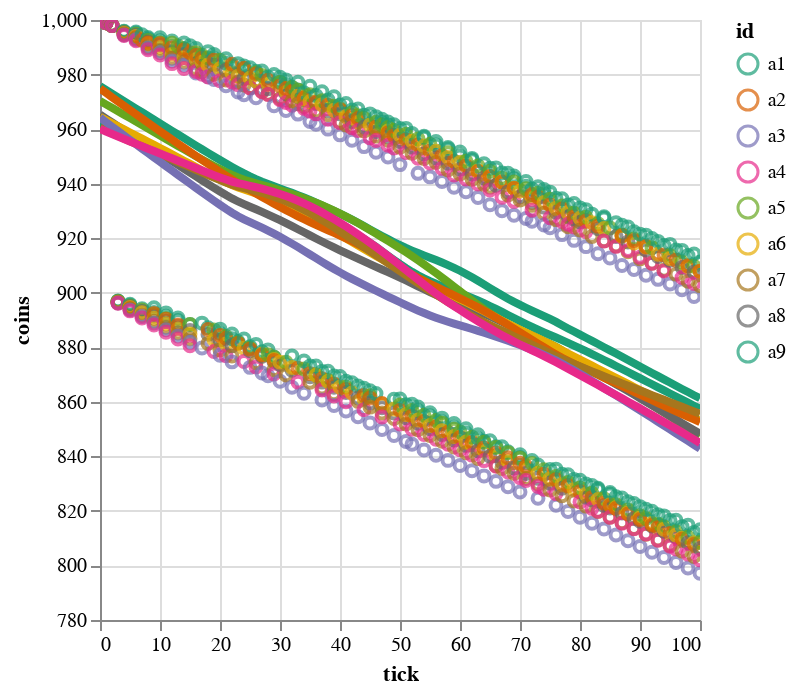

Notebook source saved alongside this figure:
### Code cell
def plot_agents(agents: pl.DataFrame):
    base = alt.Chart(agents).encode(
        x='tick:Q',
        y=alt.Y('coins:Q').scale(zero=False),
        color=alt.Color('id:O').scale(scheme='dark2'),
    )
    lines = base.transform_loess('tick', 'coins', bandwidth=.5, groupby=['id']).mark_line(size=4)
    return (base.mark_point() + lines).interactive() 
  
plot_agents(agents)

### Figure 1 — Vega-Lite specification as saved in the notebook (floating-point values rounded to 4 significant figures; data arrays with more than 128 entries replaced by an {"elided": "..."} marker saying what was removed)
{"config": {"view": {"continuousWidth": 300, "continuousHeight": 300}}, "layer": [{"mark": {"type": "point"}, "encoding": {"color": {"field": "id", "scale": {"scheme": "dark2"}, "type": "ordinal"}, "x": {"field": "tick", "type": "quantitative"}, "y": {"field": "coins", "scale": {"zero": false}, "type": "quantitative"}}, "name": "view_1"}, {"mark": {"type": "line", "size": 4}, "encoding": {"color": {"field": "id", "scale": {"scheme": "dark2"}, "type": "ordinal"}, "x": {"field": "tick", "type": "quantitative"}, "y": {"field": "coins", "scale": {"zero": false}, "type": "quantitative"}}, "transform": [{"loess": "coins", "on": "tick", "bandwidth": 0.5, "groupby": ["id"]}]}], "data": {"name": "data-0896b70d6881622683b3e607f16b58ec"}, "params": [{"name": "param_1", "select": {"type": "interval", "encodings": ["x", "y"]}, "bind": "scales", "views": ["view_1"]}], "$schema": "https://vega.github.io/schema/vega-lite/v5.8.0.json", "datasets": {"data-0896b70d6881622683b3e607f16b58ec": {"elided": "909 records"}}}
